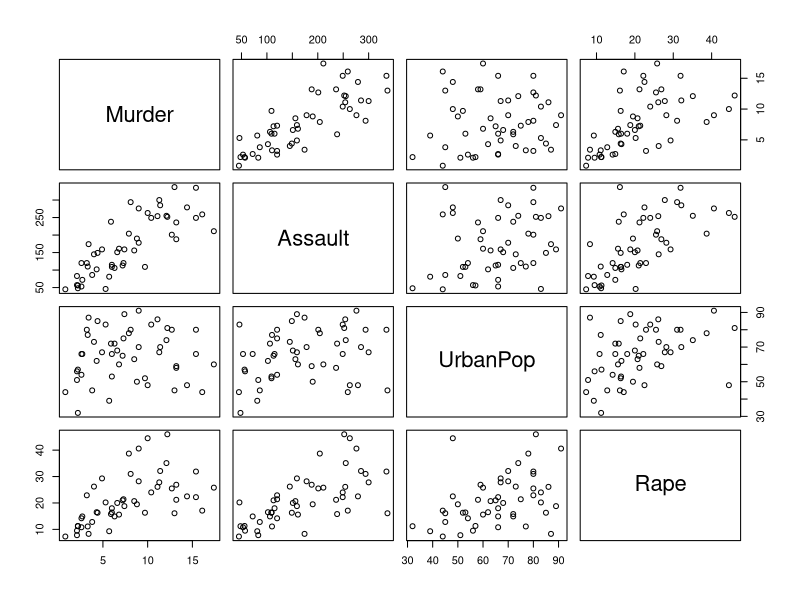

R code for this plot:
## ---- chunk 1
sqrt(pi)
## ---- chunk 2
#| echo: false
plot(USArrests)
